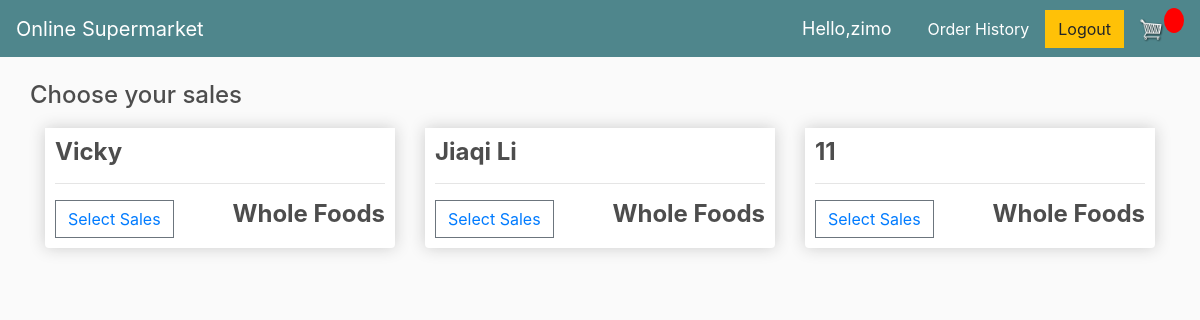
The app's page /store_list (signed in), older data.
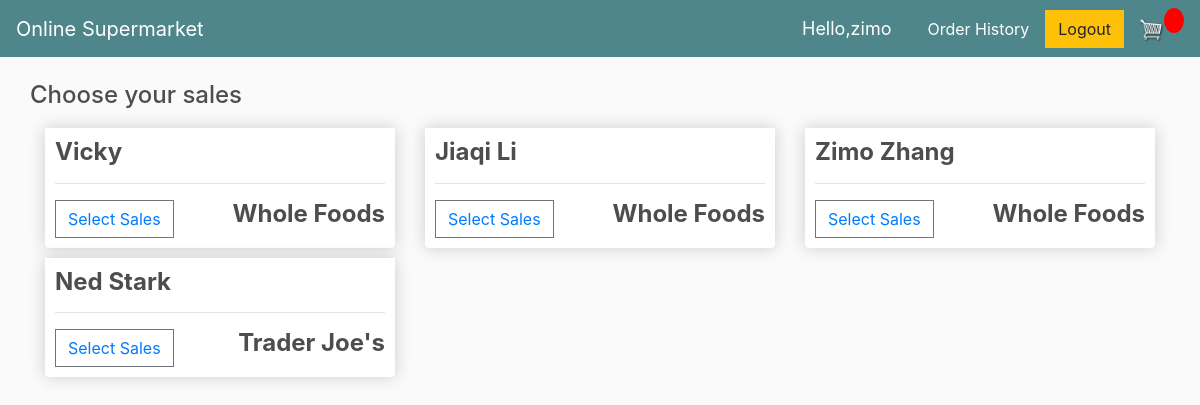
The same page, newer data.
### accounts/models.py (models this page shows, shortened)
class Sales(models.Model):
	CATEGORY = (
			('Sales', 'Sales'),
			('Store Manager', 'Store Manager'),
			('Region Manager', 'Region Manager'),
			)
	name = models.CharField(max_length=200)
	address = models.CharField(max_length=200, null=True)
	email = models.EmailField(max_length=200, null=True)
	title = models.CharField(max_length=200, choices=CATEGORY)
	store = models.ForeignKey(Store, on_delete=models.PROTECT)
	salary = models.FloatField(default=3000)

class Store(models.Model):
	name = models.CharField(max_length=200)
	address = models.CharField(max_length=200, null=True)
	region = models.ForeignKey(Region, on_delete=models.PROTECT)
	def __str__(self):
		return self.name

### accounts/views.py (the view)
# urls.py: path('store_list', views.store_list, name="store_list"),
@login_required(login_url='login')
def store_list(request):
	sales = Sales.objects.all()
	context = {'sales': sales}
	return render(request, 'store/salesList.html', context)

### accounts/templates/store/salesList.html (shortened to what this page needs)
{% extends 'store/user-page.html' %}
{% load static %}
{% block content %}
	<div class ="row">
		<h4> Choose your sales </h4>
	</div>
	<div class="row">
		<p>
		{% for sale in sales %}
		<div class="col-lg-4">
			<div class="box-element product">
				<h4><strong>{{sale.name}}</strong></h4>
				<hr>
				<button class="btn btn-outline-secondary add-btn update-cart">
					<a href="{% url 'user_store' sale.id %}"> Select Sales</a>
				</button>
				<h4 style="display: inline-block; float: right"><strong>{{sale.store}}</strong></h4>
			</div>
		</div>
		{% endfor %}
	</div>
{% endblock content %}

Row changes from the older to the newer data that the page shows:
changed Sales: name "11" → "Zimo Zhang"
added Sales: name "Ned Stark", store "Trader Joe's"
